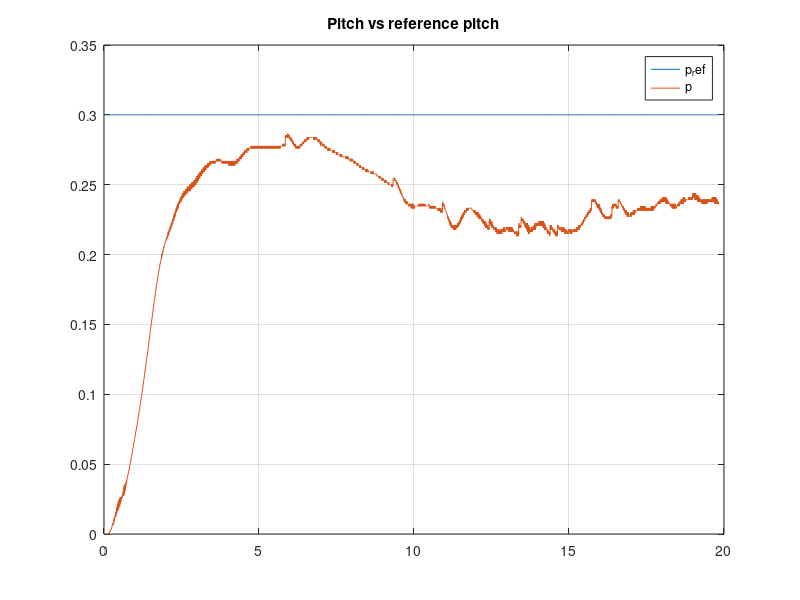
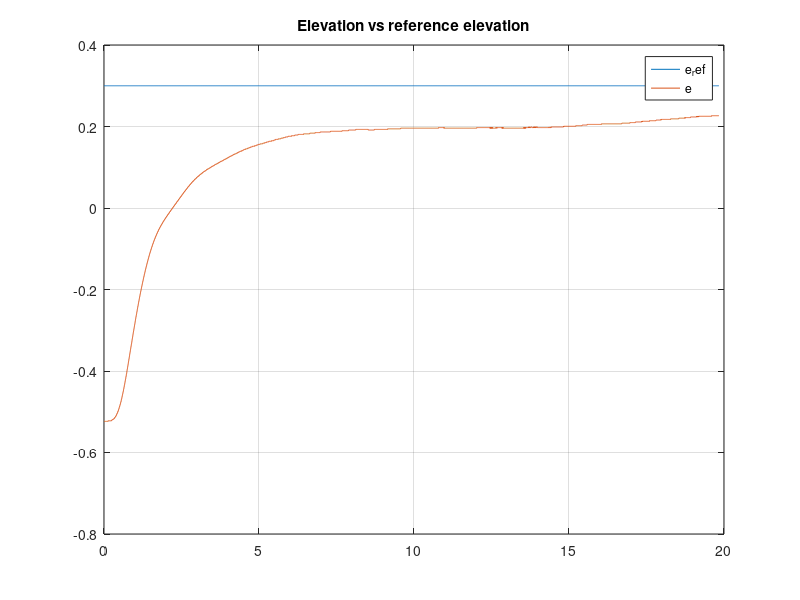

These charts were generated, in order, by the following MATLAB code:
data_struct = load("P_03_E_03.mat");


data = data_struct.all_variables;

time = data(1,:);
p_ref = data(2,:);
e_ref = data(3,:);
p_data = data(6,:);
e_data = data(8, :);


figure()
plot(time, p_ref );
hold on 
plot(time, p_data );
grid on
title("Pitch vs reference pitch");
legend("p_ref","p" );

figure()

plot(time, e_ref );
hold on 
plot(time, e_data );
grid on
title("Elevation vs reference elevation");
legend("e_ref","e" );
